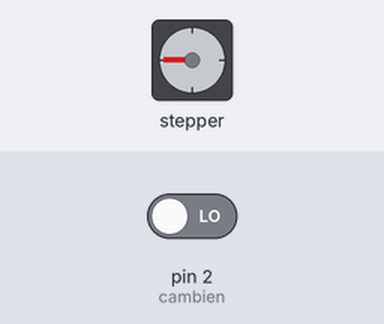
Recording of a sketch running on a simulated Arduino Uno, built with avr-gcc and run on an emulated ATmega328P. On the bench: stepper motor. Wiring (inferred from the names in the program): stepper motor (2048 steps per turn assumed): coils pin 5, pin 9, pin 10, pin 11. The test bench sets the inputs (shaded band); at power-on: pin 2 (cambien) LOW. What the sketch prints to the serial monitor is not drawn.

Above: at 1.1 s.
At 3.8 s:
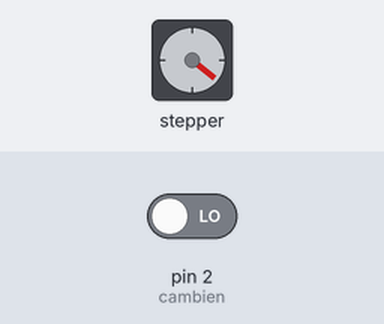
3.9 s: pin 2 (cambien) driven HIGH
At 4.5 s:
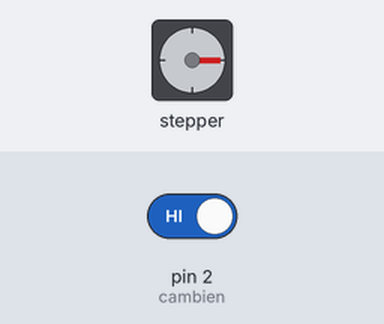
Timing chart, 0 to 18.5 s (numbered marks = the images above; inputs shaded):
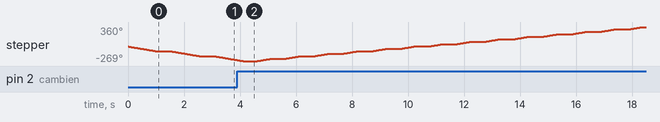

The sketch:

doline.ino
```cpp
#define STEPPER_PIN_1 5
#define STEPPER_PIN_2 9
#define STEPPER_PIN_3 10
#define STEPPER_PIN_4 11
// digitalRead
#define  cambien  2

int val;
int step_number = 0;
void setup() {
  Serial.begin(9600);
  // put your setup code here, to run once:
  pinMode(STEPPER_PIN_1, OUTPUT);
  pinMode(STEPPER_PIN_2, OUTPUT);
  pinMode(STEPPER_PIN_3, OUTPUT);
  pinMode(STEPPER_PIN_4, OUTPUT);
}

void loop() {
  val = digitalRead(cambien);
  Serial.print("Giá trị cảm biến: ");
  Serial.println(val);

  if (val){
    for (int a = 0; a < 2048/8; a++){   // Servo quay 90 độ
    OneStep(true);
    delay(2);
    }
  }else{
    for (int a = 0; a < 2048/4; a++){ // Servo quay 180 độ
      OneStep(false);
      delay(2);
    }
  }
      delay(500);
}

void OneStep(bool dir){
  if(dir){
    switch (step_number) {
      case 0:
        digitalWrite(STEPPER_PIN_1, HIGH);
        digitalWrite(STEPPER_PIN_2, LOW);
        digitalWrite(STEPPER_PIN_3, LOW);
        digitalWrite(STEPPER_PIN_4, LOW);
        break;
      case 1:
        digitalWrite(STEPPER_PIN_1, LOW);
        digitalWrite(STEPPER_PIN_2, HIGH);
        digitalWrite(STEPPER_PIN_3, LOW);
        digitalWrite(STEPPER_PIN_4, LOW);
        break;
      case 2:
        digitalWrite(STEPPER_PIN_1, LOW);
        digitalWrite(STEPPER_PIN_2, LOW);
        digitalWrite(STEPPER_PIN_3, HIGH);
        digitalWrite(STEPPER_PIN_4, LOW);
        break;
      case 3:
        digitalWrite(STEPPER_PIN_1, LOW);
        digitalWrite(STEPPER_PIN_2, LOW);
        digitalWrite(STEPPER_PIN_3, LOW);
        digitalWrite(STEPPER_PIN_4, HIGH);
        break;
    }
  }
  else{
    switch(step_number){
      case 0:
        digitalWrite(STEPPER_PIN_1, LOW);
        digitalWrite(STEPPER_PIN_2, LOW);
        digitalWrite(STEPPER_PIN_3, LOW);
        digitalWrite(STEPPER_PIN_4, HIGH);
        break;
      case 1:
        digitalWrite(STEPPER_PIN_1, LOW);
        digitalWrite(STEPPER_PIN_2, LOW);
        digitalWrite(STEPPER_PIN_3, HIGH);
        digitalWrite(STEPPER_PIN_4, LOW);
        break;
      case 2:
        digitalWrite(STEPPER_PIN_1, LOW);
        digitalWrite(STEPPER_PIN_2, HIGH);
        digitalWrite(STEPPER_PIN_3, LOW);
        digitalWrite(STEPPER_PIN_4, LOW);
        break;
      case 3:
        digitalWrite(STEPPER_PIN_1, HIGH);
        digitalWrite(STEPPER_PIN_2, LOW);
        digitalWrite(STEPPER_PIN_3, LOW);
        digitalWrite(STEPPER_PIN_4, LOW);
        break;
    }
  }
  step_number++;
  if(step_number > 3){
    step_number = 0;
  }
}
```
